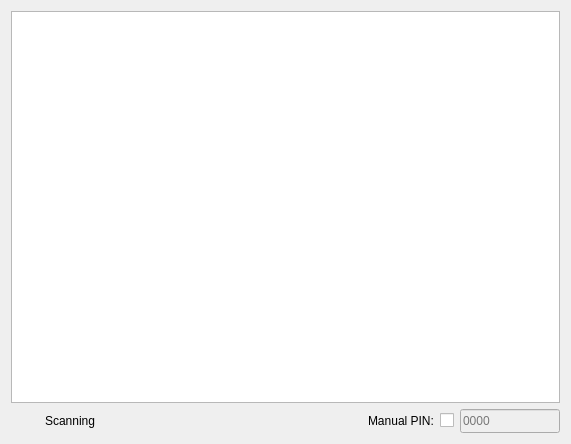
<?xml version="1.0" encoding="UTF-8"?>
<ui version="4.0">
 <class>Discover</class>
 <widget class="QWidget" name="Discover">
  <property name="geometry">
   <rect>
    <x>0</x>
    <y>0</y>
    <width>571</width>
    <height>444</height>
   </rect>
  </property>
  <layout class="QVBoxLayout" name="verticalLayout_2">
   <item>
    <layout class="QVBoxLayout" name="verticalLayout">
     <item>
      <widget class="QListWidget" name="deviceList">
       <property name="iconSize">
        <size>
         <width>48</width>
         <height>48</height>
        </size>
       </property>
      </widget>
     </item>
     <item>
      <layout class="QHBoxLayout" name="horizontalLayout_2">
       <item>
        <widget class="QWidget" name="working" native="true">
         <property name="minimumSize">
          <size>
           <width>24</width>
           <height>24</height>
          </size>
         </property>
         <property name="maximumSize">
          <size>
           <width>24</width>
           <height>24</height>
          </size>
         </property>
        </widget>
       </item>
       <item>
        <spacer name="horizontalSpacer_2">
         <property name="orientation">
          <enum>Qt::Horizontal</enum>
         </property>
         <property name="sizeType">
          <enum>QSizePolicy::Fixed</enum>
         </property>
         <property name="sizeHint" stdset="0">
          <size>
           <width>4</width>
           <height>20</height>
          </size>
         </property>
        </spacer>
       </item>
       <item>
        <widget class="QLabel" name="label">
         <property name="text">
          <string>Scanning</string>
         </property>
        </widget>
       </item>
       <item>
        <spacer name="horizontalSpacer">
         <property name="orientation">
          <enum>Qt::Horizontal</enum>
         </property>
         <property name="sizeHint" stdset="0">
          <size>
           <width>40</width>
           <height>20</height>
          </size>
         </property>
        </spacer>
       </item>
       <item>
        <widget class="QLabel" name="label_2">
         <property name="text">
          <string>Manual PIN:</string>
         </property>
         <property name="buddy">
          <cstring>manualPin</cstring>
         </property>
        </widget>
       </item>
       <item>
        <widget class="QCheckBox" name="manualPin">
         <property name="text">
          <string/>
         </property>
         <property name="checked">
          <bool>false</bool>
         </property>
        </widget>
       </item>
       <item>
        <widget class="QLineEdit" name="pinText">
         <property name="enabled">
          <bool>false</bool>
         </property>
         <property name="minimumSize">
          <size>
           <width>100</width>
           <height>0</height>
          </size>
         </property>
         <property name="maximumSize">
          <size>
           <width>50</width>
           <height>40</height>
          </size>
         </property>
         <property name="inputMask">
          <string>999999999; </string>
         </property>
         <property name="readOnly">
          <bool>false</bool>
         </property>
         <property name="placeholderText">
          <string>0000</string>
         </property>
        </widget>
       </item>
      </layout>
     </item>
    </layout>
   </item>
  </layout>
 </widget>
 <resources/>
 <connections/>
</ui>
